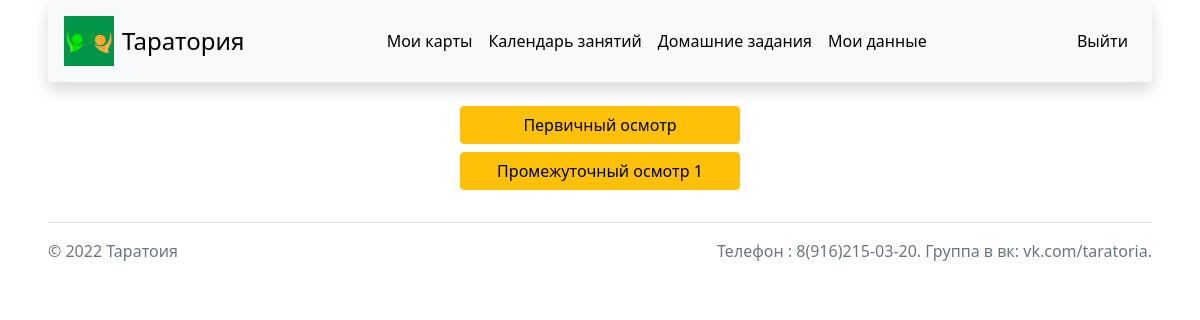
/crm/user_card (signed in), run on the app's committed database.
### crm/models.py (models this page shows, shortened)
class Userinfo(models.Model):
    login = models.ForeignKey('auth.User', on_delete=models.CASCADE)
    card_name = models.CharField('Карта:',max_length=100)
    birthday = models.DateField('Дата осмотра:', blank=True, null=True)
    pmpk = models.TextField('Заключение ПМПК:', max_length=2000, blank=True)
    sound_of_speech = models.TextField('Общее звучание речи:', max_length=2000, blank=True)
    structure_and_mobility = models.TextField('Строение и подвижность органов артикуляции:', max_length=2000, blank=True)
    understanding = models.TextField('Понимание речи:', max_length=2000, blank=True)
    sound_state = models.TextField('Состояние звукопроизношения:', max_length=2000, blank=True)
    structure_of_the_word = models.TextField('Слоговая структура слова:', max_length=2000, blank=True)
    dictionary_feature = models.TextField('Характеристика словаря:', max_length=2000, blank=True)
    grammatical_structure = models.TextField('Грамматический строй речи:', max_length=2000, blank=True)
    connected_speech = models.TextField('Связная речь:', max_length=2000, blank=True)
    general_recommendations = models.TextField('Рекомендации:', max_length=2000, blank=True)
    class Meta:
        verbose_name = 'Информация о пользователе'
        verbose_name_plural = 'Информация о пользователях'

### crm/views.py (the view)
# urls.py: path('user_card', views.user_card, name='user_card'),
def user_card(request):
    data = {}
    if request.user.username == 'speech':
        if request.method == 'GET':
            form = PickUserForm(request.GET)
            if form.is_valid():
                    news = Userinfo.objects.filter(login=request.GET.get('login')).order_by('card_name')
                    data = {
                        'form': form,
                        'news': news
                    }
            else:
                form = PickUserForm()
                data = {
                    'form': form,
                }
    else:
        user_data = Userinfo.objects.filter(login=request.user.id).order_by('card_name')
        data = {
            'user_data': user_data
        }
    return render(request, 'crm/user_card.html', data)

### crm/templates/crm/user_card.html (shortened to what this page needs)
{% extends 'crm/sample.html' %}
{% load static %}
{% block content %}
    <div class="d-flex flex-wrap justify-content-center">
        <div class="row mb-2 mb-md-0 text-center" style="max-width: 35vh">
            {% if request.user.is_authenticated and request.user.username == 'speech' %}
                <form method="get">
                    <p>Выберите пользователя:</p>
                    <p>{{ form.login }}</p>
                    <button class ="btn btn-success mb-3" type="submit">Выбрать пользователя</button>
                </form>
                {% for el in news %}
                    <a href="{% url 'user_card_details' el.id %}" class="btn btn-warning mb-2" style="min-width: 30vh">{{ el.card_name }}</a>
                {% endfor %}
                <div class="text-center">
                    <a href="{% url 'create_user_card' %}" class=" px-2 text-black">Создать карту</a>
                </div>
            {% elif request.user.is_authenticated %}
                {% for el in user_data %}
                    <a href="{% url 'user_card_details' el.id %}" class="btn btn-warning mb-2" style="min-width: 30vh">{{ el.card_name }}</a>
                {% endfor %}
            {% else %}
                <div class="text-center">
                    <p>Авторизуйтесь чтобы увидеть эту страницу</p>
                    <a href="{% url 'login' %}" class="nav-link px-2 text-black text-center">Войти</a>
                </div>
            {% endif %}
        </div>
    </div>
{% endblock %}

### website/static/website/css/sample.css (style rules this page uses)
a { text-decoration: none; }

### data on the page
Userinfo: card_name "Первичный осмотр"
Userinfo: card_name "Промежуточный осмотр 1"
